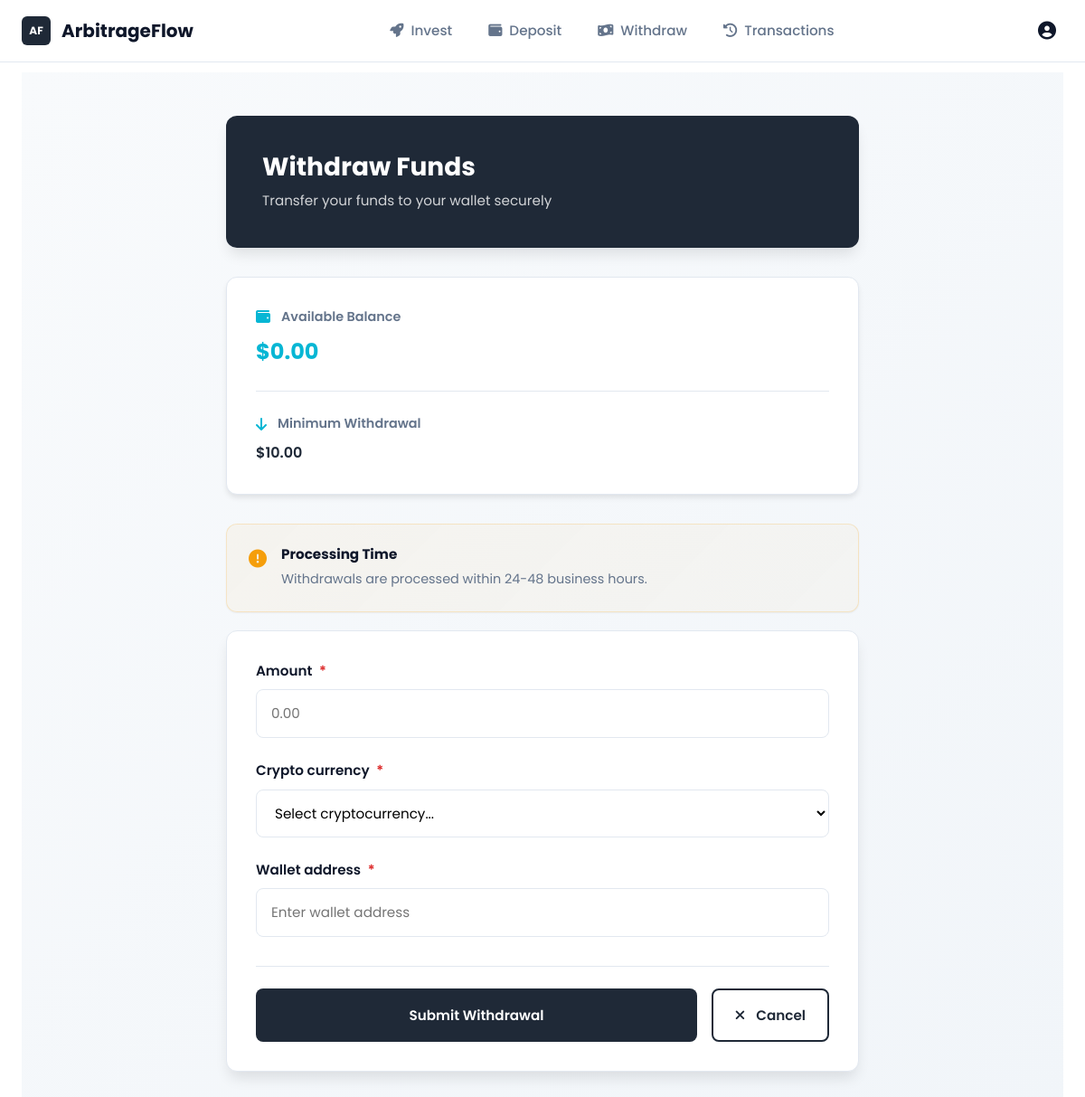
The page /withdraw/ (signed in) on the database as committed earlier.
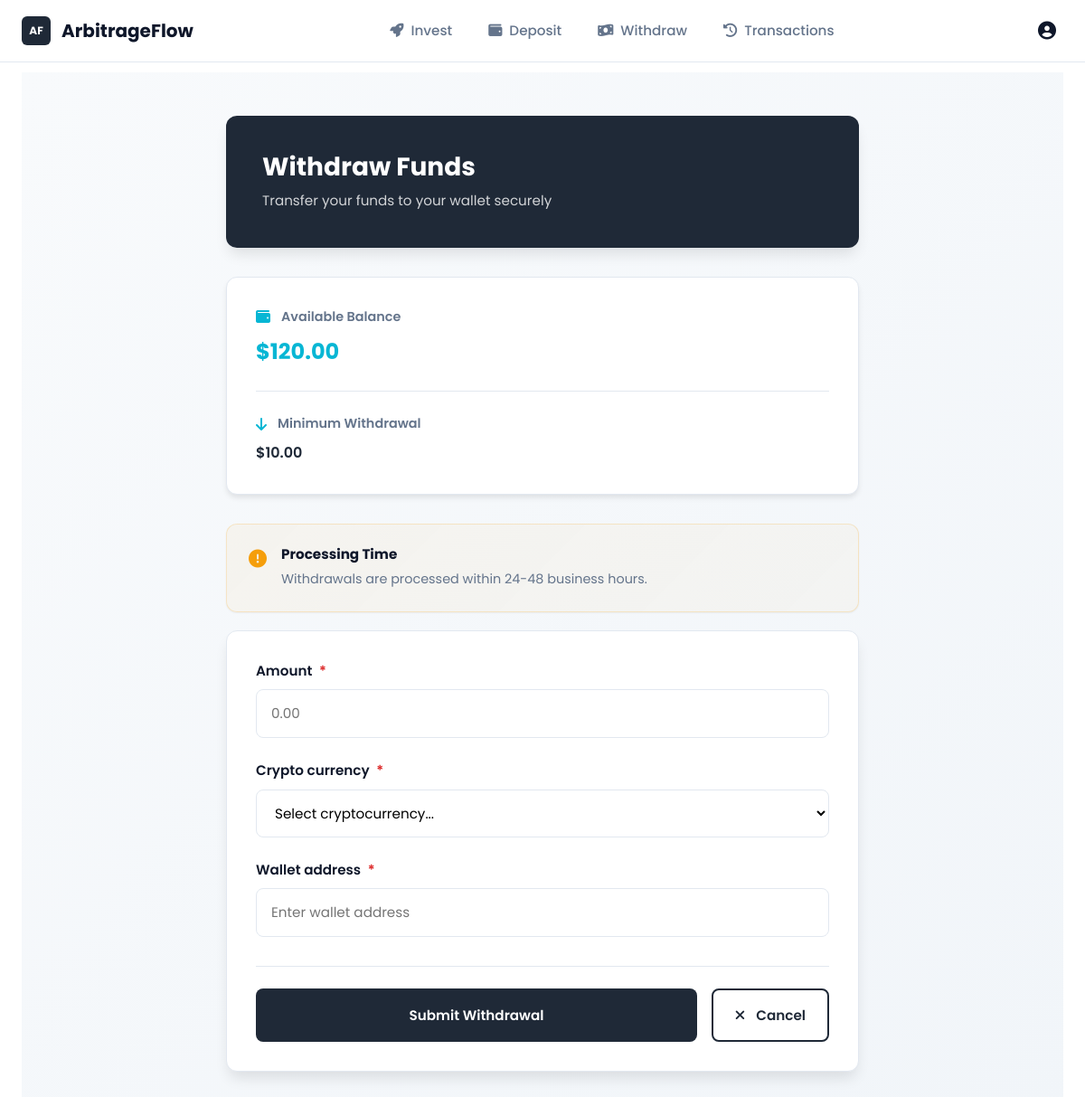
The same page on the database as committed later.
### account/models.py (models this page shows, shortened)
class Profile(models.Model):
    user = models.OneToOneField(settings.AUTH_USER_MODEL, on_delete=models.CASCADE)
    account_balance = models.DecimalField(max_digits=10, decimal_places=2, default=0.00)
    class Meta:
        verbose_name = 'Profile'
        verbose_name_plural = 'Profiles'

### core/views.py (the view)
# urls.py: path('withdraw/', views.withdrawal, name='withdrawal'),
@login_required
def withdrawal(request):
    if request.method == 'POST':
        form = WithdrawalForm(request.user, request.POST)
        if form.is_valid():
            try:
                with transaction.atomic():
                    withdrawal = Withdrawal.objects.create(
                        user=request.user,
                        amount=form.cleaned_data['amount'],
                        crypto_currency=form.cleaned_data['crypto_currency'],
                        wallet_address=form.cleaned_data['wallet_address'],
                        status='PENDING'  # Start with PENDING status
                    )
                    messages.success(
                        request,
                        f'Withdrawal request submitted successfully. Your withdrawal is PENDING and will be processed within 24-48 hours.'
                    )
                    return redirect('account:dashboard')
            except Exception as e:
                logger.error(f"Withdrawal creation failed: {e}", exc_info=True)
                messages.error(request, 'Failed to process withdrawal request. Please try again.')
        else:
            pass
    else:
        form = WithdrawalForm(request.user)
    context = {
        'form': form,
        'available_balance': request.user.profile.account_balance,
        'min_withdrawal': 10.00,
    }
    return render(request, 'core/withdrawal.html', context)

### core/forms.py (shortened to what this page needs)
class WithdrawalForm(forms.Form):
    amount = forms.DecimalField(
        max_digits=10,
        decimal_places=2,
        min_value=Decimal('0.01'),
        widget=forms.NumberInput(attrs={
            'class': 'form-control-custom',
            'placeholder': 'Enter withdrawal amount',
            'step': '0.01',
            'min': '0.01'
        }),
        help_text='Enter amount to withdraw'
    )
    crypto_currency = forms.ModelChoiceField(
        queryset=Cryptocurrency.objects.all(),
        widget=forms.Select(attrs={
            'class': 'form-control-custom'
        }),
        help_text='Select cryptocurrency for withdrawal'
    )
    wallet_address = forms.CharField(
        max_length=100,
        widget=forms.TextInput(attrs={
            'class': 'form-control-custom',
            'placeholder': 'Enter your wallet address'
        }),
        help_text='Enter your wallet address'
    )
    def __init__(self, user, *args, **kwargs):
        self.user = user
        super().__init__(*args, **kwargs)
        self.fields['crypto_currency'].queryset = Cryptocurrency.objects.all()

### core/models.py (called while the page is built)
    def __str__(self):
        return f"{self.name} ({self.symbol})"

### templates/core/withdrawal.html (shortened to what the changed rows need)
{% extends "base.html" %}
{% load static %}
{% load i18n %}
{% block content %}
<div class="withdrawal-wrapper">
    <div class="container">
        <div class="withdrawal-container">
            <div class="withdrawal-info">
                <div class="withdrawal-header-section">
                    <h2>{% trans 'Withdraw Funds' %}</h2>
                </div>
                <div class="balance-card">
                    <div class="balance-item">
                        <div class="balance-label">
                            <i class="fas fa-wallet"></i>
                            {% trans 'Available Balance' %}
                        </div>
                        <div class="balance-amount">${{ available_balance|floatformat:2 }}</div>
                    </div>
                </div>
            </div>
        </div>
    </div>
</div>
{% endblock %}

Rows that differ between the two databases and show on the page:
changed Profile: account_balance "0.00" → "120.00"
